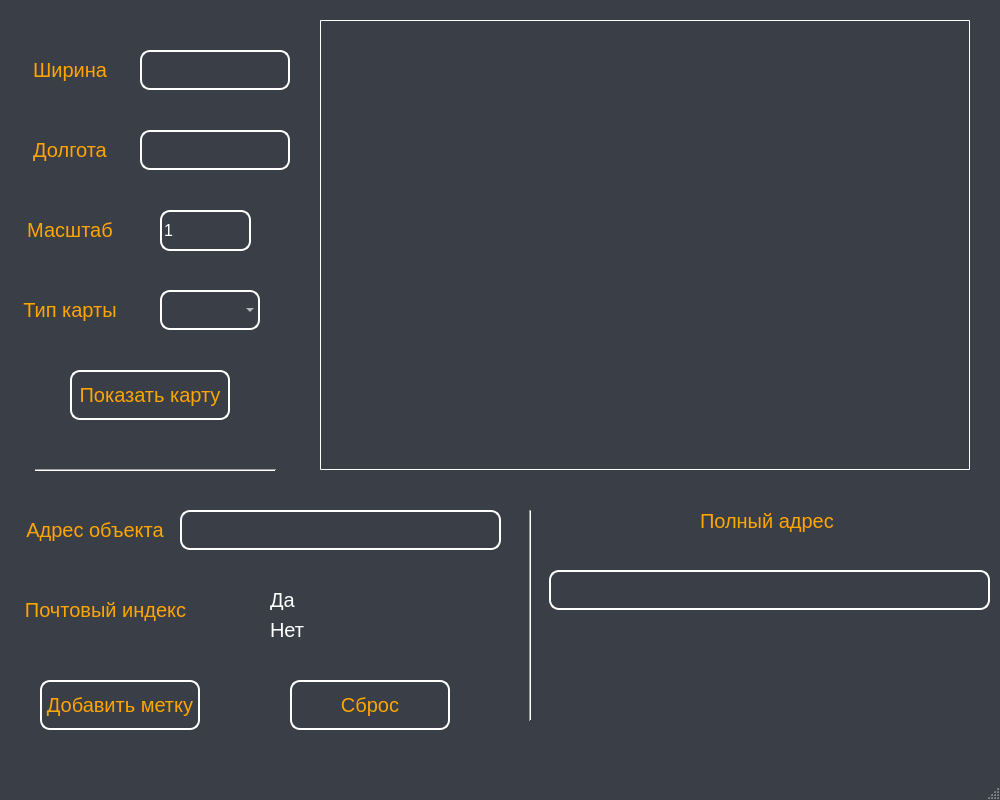
<?xml version="1.0" encoding="UTF-8"?>
<ui version="4.0">
 <class>MainWindow</class>
 <widget class="QMainWindow" name="MainWindow">
  <property name="geometry">
   <rect>
    <x>0</x>
    <y>0</y>
    <width>1000</width>
    <height>800</height>
   </rect>
  </property>
  <property name="windowTitle">
   <string>MainWindow</string>
  </property>
  <property name="styleSheet">
   <string notr="true">#MainWindow {
	background-color: #3a3e47;
}

QLabel {
	color: orange;
	font-size: 15pt;
}

#longitudeEdit, #lattitudeEdit, #scaleSpinBox, #mapTypeComboBox, #objectAddressEditl, #postIndexComboBox, #objectAddressEdit, #fullAddressLabel
 {
	background-color: transparent;
	border: 2px solid white;
	border-radius: 10px;
	color: white;
	font-size: 12pt;
}

#showMapButton, #addPointButton, #resetButton {
	color: orange;
	background-color: transparent;
	border: 2px solid white;
	border-radius: 10px;
	font-size: 15pt;
}

#showMapButton:hover, #addPointButton:hover, #resetButton:hover {
	background-color: #0cf7dc;
}

#showMapButton:pressed, #addPointButton:pressed, #resetButton:pressed {
	background-color: pink;
}

#mapImage {
	border: 1px solid white;
	border-radius: 1px;
}

QRadioButton {
	background-color: transparent;
	color: white;
	font-size: 15pt;
}

#line {
	color: white;
}

#fullAddressLabel {
	font-size: 10pt;
}

</string>
  </property>
  <widget class="QWidget" name="centralwidget">
   <widget class="QSpinBox" name="scaleSpinBox">
    <property name="geometry">
     <rect>
      <x>160</x>
      <y>210</y>
      <width>91</width>
      <height>41</height>
     </rect>
    </property>
    <property name="font">
     <font>
      <pointsize>12</pointsize>
     </font>
    </property>
    <property name="minimum">
     <number>1</number>
    </property>
    <property name="maximum">
     <number>17</number>
    </property>
   </widget>
   <widget class="QLineEdit" name="longitudeEdit">
    <property name="geometry">
     <rect>
      <x>140</x>
      <y>130</y>
      <width>150</width>
      <height>40</height>
     </rect>
    </property>
    <property name="font">
     <font>
      <pointsize>12</pointsize>
     </font>
    </property>
   </widget>
   <widget class="QLineEdit" name="lattitudeEdit">
    <property name="geometry">
     <rect>
      <x>140</x>
      <y>50</y>
      <width>150</width>
      <height>40</height>
     </rect>
    </property>
    <property name="font">
     <font>
      <pointsize>12</pointsize>
     </font>
    </property>
   </widget>
   <widget class="QPushButton" name="showMapButton">
    <property name="geometry">
     <rect>
      <x>70</x>
      <y>370</y>
      <width>160</width>
      <height>50</height>
     </rect>
    </property>
    <property name="font">
     <font>
      <pointsize>15</pointsize>
     </font>
    </property>
    <property name="text">
     <string>Показать карту</string>
    </property>
   </widget>
   <widget class="QLabel" name="scaleLabel">
    <property name="geometry">
     <rect>
      <x>20</x>
      <y>210</y>
      <width>100</width>
      <height>40</height>
     </rect>
    </property>
    <property name="font">
     <font>
      <pointsize>15</pointsize>
     </font>
    </property>
    <property name="text">
     <string>Масштаб</string>
    </property>
    <property name="alignment">
     <set>Qt::AlignCenter</set>
    </property>
   </widget>
   <widget class="QLabel" name="longitudeLabel">
    <property name="geometry">
     <rect>
      <x>20</x>
      <y>130</y>
      <width>100</width>
      <height>40</height>
     </rect>
    </property>
    <property name="font">
     <font>
      <pointsize>15</pointsize>
     </font>
    </property>
    <property name="text">
     <string>Долгота</string>
    </property>
    <property name="alignment">
     <set>Qt::AlignCenter</set>
    </property>
   </widget>
   <widget class="QLabel" name="lattitudeLabel">
    <property name="geometry">
     <rect>
      <x>20</x>
      <y>50</y>
      <width>100</width>
      <height>40</height>
     </rect>
    </property>
    <property name="font">
     <font>
      <pointsize>15</pointsize>
     </font>
    </property>
    <property name="text">
     <string>Ширина</string>
    </property>
    <property name="alignment">
     <set>Qt::AlignCenter</set>
    </property>
   </widget>
   <widget class="QLabel" name="mapImage">
    <property name="geometry">
     <rect>
      <x>320</x>
      <y>20</y>
      <width>650</width>
      <height>450</height>
     </rect>
    </property>
    <property name="text">
     <string/>
    </property>
   </widget>
   <widget class="QComboBox" name="mapTypeComboBox">
    <property name="geometry">
     <rect>
      <x>160</x>
      <y>290</y>
      <width>100</width>
      <height>40</height>
     </rect>
    </property>
    <property name="font">
     <font>
      <pointsize>12</pointsize>
     </font>
    </property>
   </widget>
   <widget class="QLabel" name="mapTypeLabel">
    <property name="geometry">
     <rect>
      <x>20</x>
      <y>290</y>
      <width>100</width>
      <height>40</height>
     </rect>
    </property>
    <property name="font">
     <font>
      <pointsize>15</pointsize>
     </font>
    </property>
    <property name="text">
     <string>Тип карты</string>
    </property>
    <property name="alignment">
     <set>Qt::AlignCenter</set>
    </property>
   </widget>
   <widget class="QLabel" name="objectAddressLabel">
    <property name="geometry">
     <rect>
      <x>20</x>
      <y>510</y>
      <width>150</width>
      <height>40</height>
     </rect>
    </property>
    <property name="text">
     <string>Адрес объекта</string>
    </property>
    <property name="alignment">
     <set>Qt::AlignCenter</set>
    </property>
   </widget>
   <widget class="QLineEdit" name="objectAddressEdit">
    <property name="geometry">
     <rect>
      <x>180</x>
      <y>510</y>
      <width>321</width>
      <height>40</height>
     </rect>
    </property>
   </widget>
   <widget class="QLabel" name="postIndexLabel">
    <property name="geometry">
     <rect>
      <x>20</x>
      <y>590</y>
      <width>171</width>
      <height>40</height>
     </rect>
    </property>
    <property name="text">
     <string>Почтовый индекс</string>
    </property>
    <property name="alignment">
     <set>Qt::AlignCenter</set>
    </property>
   </widget>
   <widget class="QRadioButton" name="postIndexOnRadioButton">
    <property name="geometry">
     <rect>
      <x>250</x>
      <y>590</y>
      <width>82</width>
      <height>20</height>
     </rect>
    </property>
    <property name="text">
     <string>Да</string>
    </property>
   </widget>
   <widget class="QRadioButton" name="postIndexOffRadioButton">
    <property name="geometry">
     <rect>
      <x>250</x>
      <y>620</y>
      <width>82</width>
      <height>20</height>
     </rect>
    </property>
    <property name="text">
     <string>Нет</string>
    </property>
   </widget>
   <widget class="QPushButton" name="addPointButton">
    <property name="geometry">
     <rect>
      <x>40</x>
      <y>680</y>
      <width>160</width>
      <height>50</height>
     </rect>
    </property>
    <property name="text">
     <string>Добавить метку</string>
    </property>
   </widget>
   <widget class="QPushButton" name="resetButton">
    <property name="geometry">
     <rect>
      <x>290</x>
      <y>680</y>
      <width>160</width>
      <height>50</height>
     </rect>
    </property>
    <property name="text">
     <string>Сброс</string>
    </property>
   </widget>
   <widget class="Line" name="line">
    <property name="geometry">
     <rect>
      <x>35</x>
      <y>460</y>
      <width>241</width>
      <height>20</height>
     </rect>
    </property>
    <property name="orientation">
     <enum>Qt::Horizontal</enum>
    </property>
   </widget>
   <widget class="QLabel" name="full_address">
    <property name="geometry">
     <rect>
      <x>700</x>
      <y>500</y>
      <width>141</width>
      <height>41</height>
     </rect>
    </property>
    <property name="text">
     <string>Полный адрес</string>
    </property>
   </widget>
   <widget class="QLabel" name="fullAddressLabel">
    <property name="geometry">
     <rect>
      <x>549</x>
      <y>570</y>
      <width>441</width>
      <height>40</height>
     </rect>
    </property>
    <property name="text">
     <string/>
    </property>
   </widget>
   <widget class="Line" name="line_2">
    <property name="geometry">
     <rect>
      <x>520</x>
      <y>510</y>
      <width>20</width>
      <height>211</height>
     </rect>
    </property>
    <property name="orientation">
     <enum>Qt::Vertical</enum>
    </property>
   </widget>
  </widget>
  <widget class="QMenuBar" name="menubar">
   <property name="geometry">
    <rect>
     <x>0</x>
     <y>0</y>
     <width>1000</width>
     <height>21</height>
    </rect>
   </property>
  </widget>
  <widget class="QStatusBar" name="statusbar"/>
 </widget>
 <resources/>
 <connections/>
</ui>
